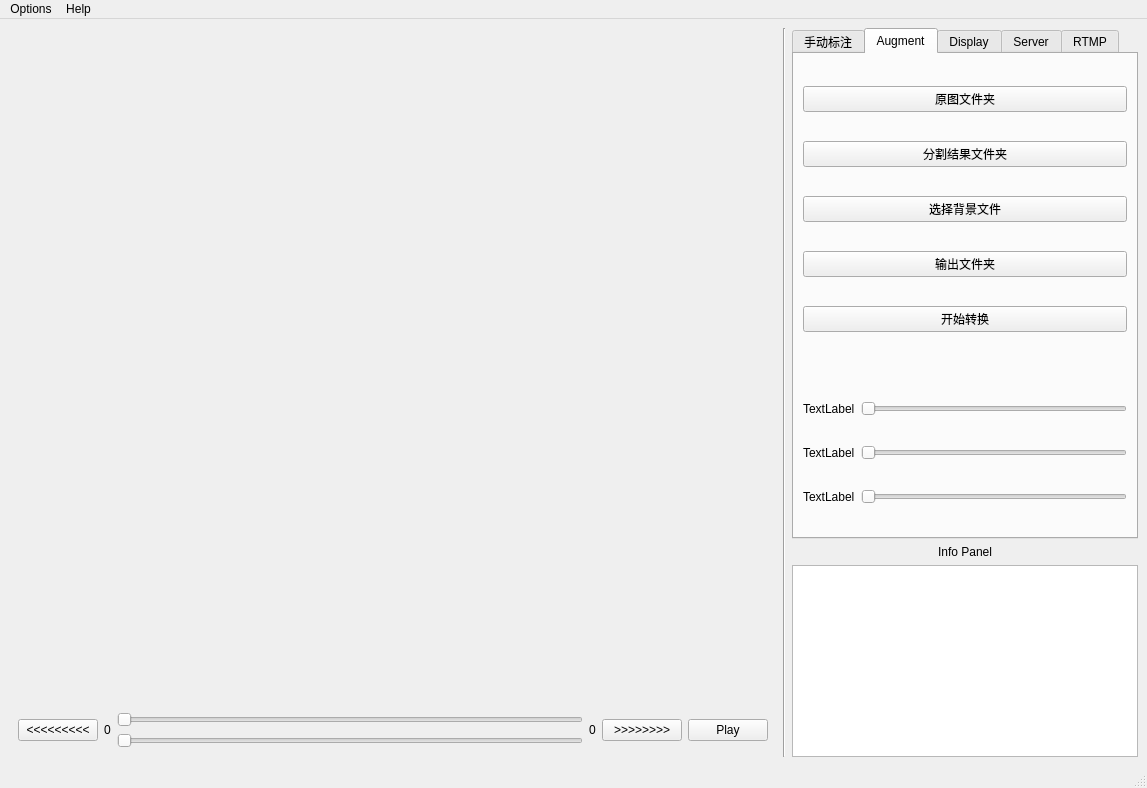
<?xml version="1.0" encoding="UTF-8"?>
<ui version="4.0">
 <class>MainWindow</class>
 <widget class="QMainWindow" name="MainWindow">
  <property name="geometry">
   <rect>
    <x>0</x>
    <y>0</y>
    <width>1147</width>
    <height>788</height>
   </rect>
  </property>
  <property name="windowTitle">
   <string>Person Segmentation</string>
  </property>
  <widget class="QWidget" name="centralwidget">
   <layout class="QHBoxLayout" name="horizontalLayout_2">
    <item>
     <layout class="QVBoxLayout" name="verticalLayout">
      <item>
       <widget class="QLabel" name="disp_canvas">
        <property name="sizePolicy">
         <sizepolicy hsizetype="Expanding" vsizetype="Expanding">
          <horstretch>0</horstretch>
          <verstretch>0</verstretch>
         </sizepolicy>
        </property>
        <property name="text">
         <string/>
        </property>
        <property name="pixmap">
         <pixmap>resources/light.jpg</pixmap>
        </property>
        <property name="alignment">
         <set>Qt::AlignCenter</set>
        </property>
       </widget>
      </item>
      <item>
       <widget class="QWidget" name="horizontalWidget" native="true">
        <property name="sizePolicy">
         <sizepolicy hsizetype="Expanding" vsizetype="Fixed">
          <horstretch>0</horstretch>
          <verstretch>0</verstretch>
         </sizepolicy>
        </property>
        <layout class="QHBoxLayout" name="horizontalLayout">
         <item>
          <widget class="QPushButton" name="backward_btn">
           <property name="sizePolicy">
            <sizepolicy hsizetype="Minimum" vsizetype="Fixed">
             <horstretch>0</horstretch>
             <verstretch>0</verstretch>
            </sizepolicy>
           </property>
           <property name="text">
            <string>&lt;&lt;&lt;&lt;&lt;&lt;&lt;&lt;&lt;</string>
           </property>
          </widget>
         </item>
         <item>
          <widget class="QLabel" name="frame_cnt_label">
           <property name="sizePolicy">
            <sizepolicy hsizetype="Fixed" vsizetype="Preferred">
             <horstretch>0</horstretch>
             <verstretch>0</verstretch>
            </sizepolicy>
           </property>
           <property name="text">
            <string>0</string>
           </property>
          </widget>
         </item>
         <item>
          <layout class="QVBoxLayout" name="verticalLayout_5">
           <item>
            <widget class="QSlider" name="progress_bar">
             <property name="sizePolicy">
              <sizepolicy hsizetype="Expanding" vsizetype="Fixed">
               <horstretch>0</horstretch>
               <verstretch>0</verstretch>
              </sizepolicy>
             </property>
             <property name="orientation">
              <enum>Qt::Horizontal</enum>
             </property>
            </widget>
           </item>
           <item>
            <widget class="QSlider" name="progress_bar_ahead">
             <property name="enabled">
              <bool>false</bool>
             </property>
             <property name="orientation">
              <enum>Qt::Horizontal</enum>
             </property>
            </widget>
           </item>
          </layout>
         </item>
         <item>
          <widget class="QLabel" name="frame_cnt_ahead_label">
           <property name="text">
            <string>0</string>
           </property>
          </widget>
         </item>
         <item>
          <widget class="QPushButton" name="forward_btn">
           <property name="sizePolicy">
            <sizepolicy hsizetype="Minimum" vsizetype="Fixed">
             <horstretch>0</horstretch>
             <verstretch>0</verstretch>
            </sizepolicy>
           </property>
           <property name="text">
            <string>&gt;&gt;&gt;&gt;&gt;&gt;&gt;&gt;</string>
           </property>
          </widget>
         </item>
         <item>
          <widget class="QPushButton" name="play_btn">
           <property name="text">
            <string>Play</string>
           </property>
          </widget>
         </item>
        </layout>
       </widget>
      </item>
     </layout>
    </item>
    <item>
     <widget class="Line" name="line">
      <property name="orientation">
       <enum>Qt::Vertical</enum>
      </property>
     </widget>
    </item>
    <item>
     <layout class="QVBoxLayout" name="verticalLayout_14">
      <item>
       <widget class="QTabWidget" name="function_TabWidget">
        <property name="sizePolicy">
         <sizepolicy hsizetype="Preferred" vsizetype="Expanding">
          <horstretch>0</horstretch>
          <verstretch>0</verstretch>
         </sizepolicy>
        </property>
        <property name="currentIndex">
         <number>1</number>
        </property>
        <widget class="QWidget" name="manual_label_Tab">
         <attribute name="title">
          <string>手动标注</string>
         </attribute>
         <layout class="QVBoxLayout" name="verticalLayout_4">
          <item>
           <layout class="QHBoxLayout" name="horizontalLayout_5">
            <item>
             <widget class="QCheckBox" name="check_enable_labeling">
              <property name="text">
               <string>标注模式</string>
              </property>
             </widget>
            </item>
           </layout>
          </item>
          <item>
           <widget class="QListWidget" name="label_name_value_listWidget"/>
          </item>
          <item>
           <widget class="QWidget" name="horizontalWidget" native="true">
            <property name="toolTip">
             <string extracomment="命名中不要有冒号(:)"/>
            </property>
            <property name="whatsThis">
             <string/>
            </property>
            <layout class="QHBoxLayout" name="horizontalLayout_4">
             <item>
              <widget class="QLabel" name="label_manual_label_name">
               <property name="text">
                <string>标签名</string>
               </property>
              </widget>
             </item>
             <item>
              <widget class="QLineEdit" name="lineEdit_label_name">
               <property name="sizePolicy">
                <sizepolicy hsizetype="Preferred" vsizetype="Fixed">
                 <horstretch>0</horstretch>
                 <verstretch>0</verstretch>
                </sizepolicy>
               </property>
               <property name="whatsThis">
                <string>&lt;html&gt;&lt;head/&gt;&lt;body&gt;&lt;p&gt;命名中不要有冒号(:)&lt;/p&gt;&lt;/body&gt;&lt;/html&gt;</string>
               </property>
              </widget>
             </item>
             <item>
              <widget class="QLabel" name="label_manual_label_value">
               <property name="text">
                <string>标签值</string>
               </property>
              </widget>
             </item>
             <item>
              <widget class="QLineEdit" name="lineEdit_label_value">
               <property name="sizePolicy">
                <sizepolicy hsizetype="Preferred" vsizetype="Fixed">
                 <horstretch>0</horstretch>
                 <verstretch>0</verstretch>
                </sizepolicy>
               </property>
              </widget>
             </item>
            </layout>
           </widget>
          </item>
          <item>
           <widget class="QPushButton" name="btn_add_new_label_value">
            <property name="text">
             <string>添加Label</string>
            </property>
           </widget>
          </item>
          <item>
           <widget class="QPushButton" name="btn_confirm_labeling">
            <property name="text">
             <string>确定标注</string>
            </property>
           </widget>
          </item>
          <item>
           <widget class="QPushButton" name="btn_generate_label_file">
            <property name="text">
             <string>生成标注文件</string>
            </property>
           </widget>
          </item>
          <item>
           <widget class="QLabel" name="label_default_label_notice">
            <property name="text">
             <string>默认的标签是: {Stand: 0}</string>
            </property>
           </widget>
          </item>
         </layout>
        </widget>
        <widget class="QWidget" name="augmentation_tab_widget">
         <attribute name="title">
          <string>Augment</string>
         </attribute>
         <layout class="QVBoxLayout" name="verticalLayout_9">
          <item>
           <layout class="QVBoxLayout" name="verticalLayout_15">
            <item>
             <widget class="QPushButton" name="btn_original_img">
              <property name="text">
               <string>原图文件夹</string>
              </property>
             </widget>
            </item>
            <item>
             <widget class="QPushButton" name="btn_seg_mask">
              <property name="text">
               <string>分割结果文件夹</string>
              </property>
             </widget>
            </item>
            <item>
             <widget class="QPushButton" name="btn_sel_background">
              <property name="text">
               <string>选择背景文件</string>
              </property>
             </widget>
            </item>
            <item>
             <widget class="QPushButton" name="btn_output_folder">
              <property name="text">
               <string>输出文件夹</string>
              </property>
             </widget>
            </item>
            <item>
             <widget class="QPushButton" name="btn_start_augmentation">
              <property name="text">
               <string>开始转换</string>
              </property>
             </widget>
            </item>
            <item>
             <spacer name="verticalSpacer_2">
              <property name="orientation">
               <enum>Qt::Vertical</enum>
              </property>
              <property name="sizeType">
               <enum>QSizePolicy::Preferred</enum>
              </property>
              <property name="sizeHint" stdset="0">
               <size>
                <width>20</width>
                <height>40</height>
               </size>
              </property>
             </spacer>
            </item>
            <item>
             <layout class="QHBoxLayout" name="horizontalLayout_6">
              <item>
               <widget class="QLabel" name="label">
                <property name="text">
                 <string>TextLabel</string>
                </property>
               </widget>
              </item>
              <item>
               <widget class="QSlider" name="horizontalSlider">
                <property name="orientation">
                 <enum>Qt::Horizontal</enum>
                </property>
               </widget>
              </item>
             </layout>
            </item>
            <item>
             <layout class="QHBoxLayout" name="horizontalLayout_7">
              <item>
               <widget class="QLabel" name="label_2">
                <property name="text">
                 <string>TextLabel</string>
                </property>
               </widget>
              </item>
              <item>
               <widget class="QSlider" name="horizontalSlider_3">
                <property name="orientation">
                 <enum>Qt::Horizontal</enum>
                </property>
               </widget>
              </item>
             </layout>
            </item>
            <item>
             <layout class="QHBoxLayout" name="horizontalLayout_8">
              <item>
               <widget class="QLabel" name="label_3">
                <property name="text">
                 <string>TextLabel</string>
                </property>
               </widget>
              </item>
              <item>
               <widget class="QSlider" name="horizontalSlider_2">
                <property name="orientation">
                 <enum>Qt::Horizontal</enum>
                </property>
               </widget>
              </item>
             </layout>
            </item>
           </layout>
          </item>
         </layout>
        </widget>
        <widget class="QWidget" name="basic_disp_Tab_widget">
         <attribute name="title">
          <string>Display</string>
         </attribute>
         <layout class="QVBoxLayout" name="verticalLayout_2">
          <item>
           <widget class="QCheckBox" name="overlay_check">
            <property name="text">
             <string>叠加显示</string>
            </property>
           </widget>
          </item>
          <item>
           <widget class="Line" name="line_2">
            <property name="orientation">
             <enum>Qt::Horizontal</enum>
            </property>
           </widget>
          </item>
          <item>
           <layout class="QVBoxLayout" name="verticalLayout_3">
            <item>
             <layout class="QVBoxLayout" name="verticalLayout_7">
              <item>
               <widget class="QCheckBox" name="check_block">
                <property name="text">
                 <string>选块</string>
                </property>
               </widget>
              </item>
              <item>
               <widget class="QRadioButton" name="radio_block_reserve">
                <property name="enabled">
                 <bool>false</bool>
                </property>
                <property name="text">
                 <string>应用保留</string>
                </property>
                <property name="checked">
                 <bool>true</bool>
                </property>
                <attribute name="buttonGroup">
                 <string notr="true">buttonGroup_2</string>
                </attribute>
               </widget>
              </item>
              <item>
               <widget class="QRadioButton" name="radio_block_del">
                <property name="enabled">
                 <bool>false</bool>
                </property>
                <property name="text">
                 <string>应用删除</string>
                </property>
                <property name="checked">
                 <bool>false</bool>
                </property>
                <attribute name="buttonGroup">
                 <string notr="true">buttonGroup_2</string>
                </attribute>
               </widget>
              </item>
             </layout>
            </item>
            <item>
             <widget class="Line" name="line_5">
              <property name="orientation">
               <enum>Qt::Horizontal</enum>
              </property>
             </widget>
            </item>
            <item>
             <layout class="QVBoxLayout" name="verticalLayout_13">
              <item>
               <layout class="QHBoxLayout" name="horizontalLayout_3">
                <item>
                 <widget class="QCheckBox" name="check_brush">
                  <property name="text">
                   <string>画笔</string>
                  </property>
                 </widget>
                </item>
                <item>
                 <widget class="QSpinBox" name="brush_size_spinBox">
                  <property name="minimum">
                   <number>1</number>
                  </property>
                  <property name="value">
                   <number>10</number>
                  </property>
                 </widget>
                </item>
               </layout>
              </item>
              <item>
               <widget class="QRadioButton" name="radio_brush_add">
                <property name="enabled">
                 <bool>false</bool>
                </property>
                <property name="text">
                 <string>添加</string>
                </property>
                <property name="checked">
                 <bool>true</bool>
                </property>
                <attribute name="buttonGroup">
                 <string notr="true">buttonGroup_3</string>
                </attribute>
               </widget>
              </item>
              <item>
               <widget class="QRadioButton" name="radio_brush_del">
                <property name="enabled">
                 <bool>false</bool>
                </property>
                <property name="text">
                 <string>擦除</string>
                </property>
                <attribute name="buttonGroup">
                 <string notr="true">buttonGroup_3</string>
                </attribute>
               </widget>
              </item>
             </layout>
            </item>
            <item>
             <widget class="Line" name="line_4">
              <property name="orientation">
               <enum>Qt::Horizontal</enum>
              </property>
             </widget>
            </item>
            <item>
             <widget class="QLabel" name="block_ops_help_label">
              <property name="sizePolicy">
               <sizepolicy hsizetype="Minimum" vsizetype="Minimum">
                <horstretch>0</horstretch>
                <verstretch>0</verstretch>
               </sizepolicy>
              </property>
              <property name="text">
               <string>选择之后，按'Enter'键执行命令预览</string>
              </property>
             </widget>
            </item>
            <item>
             <widget class="QLabel" name="notice_label">
              <property name="text">
               <string>&quot;选块&quot;和&quot;画笔&quot;两个选项不要同时勾</string>
              </property>
             </widget>
            </item>
           </layout>
          </item>
         </layout>
        </widget>
        <widget class="QWidget" name="server_tab">
         <attribute name="title">
          <string>Server</string>
         </attribute>
         <layout class="QVBoxLayout" name="verticalLayout_10">
          <item>
           <layout class="QVBoxLayout" name="verticalLayout_11">
            <item>
             <widget class="QLabel" name="label_Server_IP">
              <property name="text">
               <string>Server IP</string>
              </property>
             </widget>
            </item>
            <item>
             <widget class="QLineEdit" name="line_server_ip"/>
            </item>
            <item>
             <widget class="QLabel" name="label_webcam_address">
              <property name="text">
               <string>WebCam Address</string>
              </property>
             </widget>
            </item>
            <item>
             <widget class="QLineEdit" name="edit_webcam_address"/>
            </item>
           </layout>
          </item>
          <item>
           <widget class="QRadioButton" name="init_system_radio">
            <property name="text">
             <string>Init System</string>
            </property>
            <attribute name="buttonGroup">
             <string notr="true">buttonGroup</string>
            </attribute>
           </widget>
          </item>
          <item>
           <widget class="QRadioButton" name="start_check_radio">
            <property name="text">
             <string>Start Checking</string>
            </property>
            <attribute name="buttonGroup">
             <string notr="true">buttonGroup</string>
            </attribute>
           </widget>
          </item>
          <item>
           <widget class="QRadioButton" name="stop_check_radio">
            <property name="text">
             <string>Stop Checking</string>
            </property>
            <attribute name="buttonGroup">
             <string notr="true">buttonGroup</string>
            </attribute>
           </widget>
          </item>
          <item>
           <widget class="QRadioButton" name="check_status_radio">
            <property name="text">
             <string>Check status</string>
            </property>
            <attribute name="buttonGroup">
             <string notr="true">buttonGroup</string>
            </attribute>
           </widget>
          </item>
          <item>
           <widget class="QPushButton" name="send_message_btn">
            <property name="text">
             <string>Send Message</string>
            </property>
           </widget>
          </item>
          <item>
           <spacer name="verticalSpacer">
            <property name="orientation">
             <enum>Qt::Vertical</enum>
            </property>
            <property name="sizeHint" stdset="0">
             <size>
              <width>20</width>
              <height>40</height>
             </size>
            </property>
           </spacer>
          </item>
         </layout>
        </widget>
        <widget class="QWidget" name="rtmp_tab">
         <attribute name="title">
          <string>RTMP</string>
         </attribute>
         <layout class="QVBoxLayout" name="verticalLayout_12">
          <item>
           <layout class="QVBoxLayout" name="verticalLayout_6">
            <item>
             <widget class="Line" name="line_3">
              <property name="orientation">
               <enum>Qt::Horizontal</enum>
              </property>
             </widget>
            </item>
            <item>
             <widget class="QLabel" name="rtmp_label">
              <property name="sizePolicy">
               <sizepolicy hsizetype="Preferred" vsizetype="Minimum">
                <horstretch>0</horstretch>
                <verstretch>0</verstretch>
               </sizepolicy>
              </property>
              <property name="text">
               <string>RTMP link</string>
              </property>
              <property name="alignment">
               <set>Qt::AlignCenter</set>
              </property>
             </widget>
            </item>
            <item>
             <widget class="QPlainTextEdit" name="rtmp_link_edit">
              <property name="sizePolicy">
               <sizepolicy hsizetype="Preferred" vsizetype="Expanding">
                <horstretch>0</horstretch>
                <verstretch>0</verstretch>
               </sizepolicy>
              </property>
             </widget>
            </item>
            <item>
             <widget class="QPushButton" name="rtmp_btn">
              <property name="text">
               <string>Play RTMP Stream</string>
              </property>
             </widget>
            </item>
            <item>
             <widget class="QPushButton" name="save_rtmp2video_btn">
              <property name="text">
               <string>Save to Video</string>
              </property>
             </widget>
            </item>
           </layout>
          </item>
         </layout>
        </widget>
       </widget>
      </item>
      <item>
       <widget class="QLabel" name="info_panel_label">
        <property name="sizePolicy">
         <sizepolicy hsizetype="Preferred" vsizetype="Fixed">
          <horstretch>0</horstretch>
          <verstretch>0</verstretch>
         </sizepolicy>
        </property>
        <property name="text">
         <string>Info Panel</string>
        </property>
        <property name="alignment">
         <set>Qt::AlignBottom|Qt::AlignHCenter</set>
        </property>
       </widget>
      </item>
      <item>
       <widget class="QTextEdit" name="info_box">
        <property name="sizePolicy">
         <sizepolicy hsizetype="Preferred" vsizetype="Preferred">
          <horstretch>0</horstretch>
          <verstretch>0</verstretch>
         </sizepolicy>
        </property>
       </widget>
      </item>
     </layout>
    </item>
   </layout>
  </widget>
  <widget class="QMenuBar" name="menubar">
   <property name="geometry">
    <rect>
     <x>0</x>
     <y>0</y>
     <width>1147</width>
     <height>30</height>
    </rect>
   </property>
   <widget class="QMenu" name="menuOptions">
    <property name="title">
     <string>Options</string>
    </property>
    <addaction name="actionOpen"/>
    <addaction name="actionSelect_Dir"/>
    <addaction name="actionSelect_Overlay"/>
   </widget>
   <widget class="QMenu" name="menuHelp">
    <property name="title">
     <string>Help</string>
    </property>
   </widget>
   <addaction name="menuOptions"/>
   <addaction name="menuHelp"/>
  </widget>
  <widget class="QStatusBar" name="statusbar"/>
  <action name="actionOpen">
   <property name="text">
    <string>Open</string>
   </property>
  </action>
  <action name="actionLive_Stream">
   <property name="text">
    <string>Live Stream</string>
   </property>
  </action>
  <action name="actionHelp">
   <property name="text">
    <string>Help</string>
   </property>
  </action>
  <action name="actionSelect_Dir">
   <property name="text">
    <string>Select Dir</string>
   </property>
  </action>
  <action name="actionSelect_Overlay">
   <property name="text">
    <string>Select Overlay</string>
   </property>
  </action>
 </widget>
 <resources/>
 <connections/>
 <buttongroups>
  <buttongroup name="buttonGroup_2"/>
  <buttongroup name="buttonGroup_3"/>
  <buttongroup name="buttonGroup"/>
 </buttongroups>
</ui>
